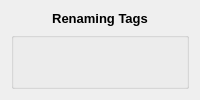
<?xml version="1.0" encoding="UTF-8"?>
<ui version="4.0">
 <class>MaskTip</class>
 <widget class="QFrame" name="MaskTip">
  <layout class="QVBoxLayout" name="verticalLayout" stretch="0,1">
   <item>
    <widget class="QLabel" name="label">
     <property name="font">
      <font>
       <pointsize>10</pointsize>
       <weight>75</weight>
       <bold>true</bold>
      </font>
     </property>
     <property name="text">
      <string>Renaming Tags</string>
     </property>
     <property name="alignment">
      <set>Qt::AlignCenter</set>
     </property>
    </widget>
   </item>
   <item>
    <widget class="QGroupBox" name="groupBox">
     <property name="title">
      <string/>
     </property>
     <property name="flat">
      <bool>true</bool>
     </property>
    </widget>
   </item>
  </layout>
 </widget>
 <resources/>
 <connections/>
</ui>
